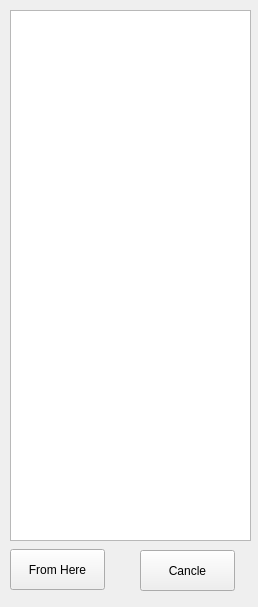
<?xml version="1.0" encoding="UTF-8"?>
<ui version="4.0">
 <class>HistoryPanel</class>
 <widget class="QWidget" name="HistoryPanel">
  <property name="geometry">
   <rect>
    <x>0</x>
    <y>0</y>
    <width>258</width>
    <height>607</height>
   </rect>
  </property>
  <property name="windowTitle">
   <string>Form</string>
  </property>
  <widget class="QPushButton" name="ButtonFromSelected">
   <property name="geometry">
    <rect>
     <x>10</x>
     <y>549</y>
     <width>95</width>
     <height>41</height>
    </rect>
   </property>
   <property name="text">
    <string>From Here</string>
   </property>
  </widget>
  <widget class="QPushButton" name="ButtonCancle">
   <property name="geometry">
    <rect>
     <x>140</x>
     <y>550</y>
     <width>95</width>
     <height>41</height>
    </rect>
   </property>
   <property name="text">
    <string>Cancle</string>
   </property>
  </widget>
  <widget class="QListWidget" name="TheList">
   <property name="geometry">
    <rect>
     <x>10</x>
     <y>10</y>
     <width>241</width>
     <height>531</height>
    </rect>
   </property>
  </widget>
 </widget>
 <resources/>
 <connections/>
</ui>
